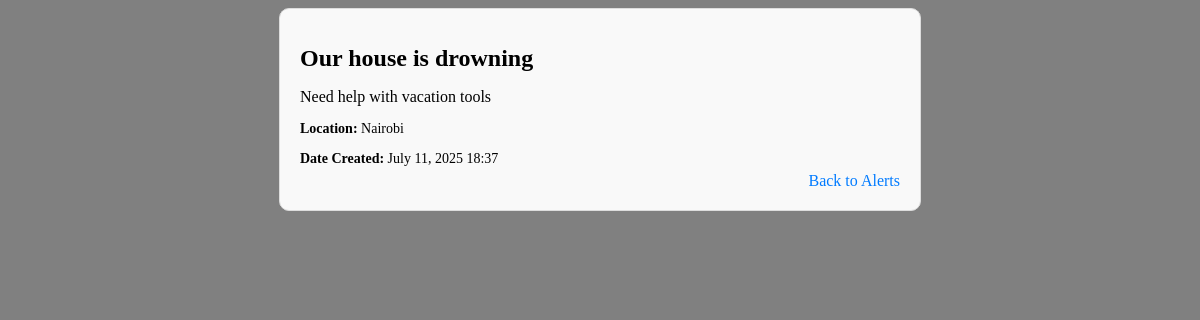
The app's page /alerts/6/ with its own data.
### App/models.py (models this page shows, shortened)
class Alert(models.Model):
    user = models.ForeignKey(User, on_delete=models.CASCADE)
    title = models.CharField(max_length=250)
    EMERGENCY_CHOICES = [
        ('fire', 'Fire'),
        ('flood', 'Flood'),
        ('earthquake', 'Earthquake'),
        ('medical', 'Medical'),
        ('other', 'Other'),
    ]
    emergency_type = models.CharField(max_length=50, choices=EMERGENCY_CHOICES, default='other')
    description = models.TextField()
    location = models.CharField(max_length=200)
    date_created = models.DateTimeField(auto_now_add=True)
    is_approved = models.BooleanField(default=False)
    is_active = models.BooleanField(default=True)
    visibility = models.CharField(max_length=50, choices=[('public', 'Public'), ('private', 'Private')], default='public')
    phoneNumber = models.CharField(
        default = ' ',
        max_length=17,
        validators=[RegexValidator(regex=r'^\d+$', message='Only numeric values are allowed')]
    )

### App/views.py (the view)
# urls.py: path('alerts/<int:pk>/', AlertDetailView.as_view(), name='alert_detail'),
class AlertDetailView(DetailView):
    model = Alert
    template_name = 'App/alert_detail.html'
    context_object_name = 'alert'

### App/templates/App/alert_detail.html (shortened to what this page needs)
<!DOCTYPE html>
<html lang="en">
<head>
</head>
<body>
    <div class="alert-container">
        <h1 class="alert-title">{{ alert.title }}</h1>
        <p class="alert-description">{{ alert.description }}</p>
        <p class="alert-location"><strong>Location:</strong> {{ alert.location }}</p>
        <p class="alert-date"><strong>Date Created:</strong> {{ alert.date_created|date:"F d, Y H:i" }}</p>
        <div class="alert-footer">
            <a href="{% url 'latest_alerts' %}" class="back-link">Back to Alerts</a>
        </div>
    </div>
</body>
</html>

### App/templates/App/alert_detail.html (style rules this page uses)
body { background-color: grey; }
.alert-container { max-width: 600px; margin: 0 auto; padding: 20px; border: 1px solid #ddd; border-radius: 10px; background-color: #f9f9f9; }
.alert-title { font-size: 24px; font-weight: bold; margin-bottom: 10px; }
.alert-description { font-size: 16px; margin-bottom: 15px; }
.alert-location, .alert-date, .alert-status, .alert-visibility { font-size: 14px; margin-bottom: 5px; }
.alert-footer { text-align: right; }
.back-link { text-decoration: none; color: #007bff; }

### records on screen
Alert: title "Our house is drowning", description "Need help with vacation tools", location "Nairobi", date_created "July 11, 2025 18:37"
